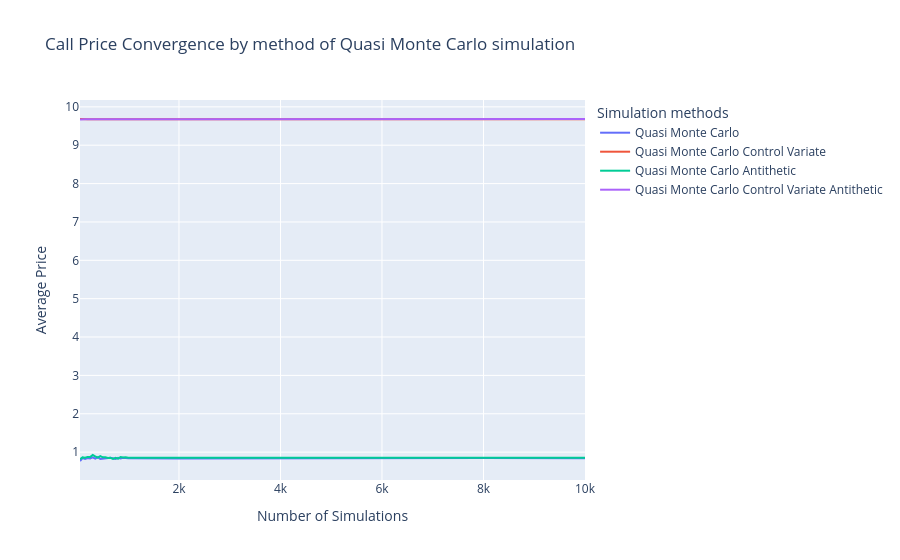

Notebook source saved alongside this figure:
### Code cell
fig = go.Figure()

# Courbe 1 : Moyenne
fig.add_trace(go.Scatter(
    x=df_call_quasi_mc.index,
    y=df_call_quasi_mc["mean"],
    mode='lines',
    name='Quasi Monte Carlo'
))

fig.add_trace(go.Scatter(
    x=df_call_quasi_mc_cv.index,
    y=df_call_quasi_mc_cv["mean"],
    mode='lines',
    name='Quasi Monte Carlo Control Variate'
))

fig.add_trace(go.Scatter(
    x=df_call_quasi_mc_an.index,
    y=df_call_quasi_mc_an["mean"],
    mode='lines',
    name='Quasi Monte Carlo Antithetic'
))

fig.add_trace(go.Scatter(
    x=df_call_quasi_mc_an_cv.index,
    y=df_call_quasi_mc_an_cv["mean"],
    mode='lines',
    name='Quasi Monte Carlo Control Variate Antithetic'
))

fig.update_layout(
    title="Call Price Convergence by method of Quasi Monte Carlo simulation",
    xaxis_title="Number of Simulations",
    yaxis_title="Average Price",
    legend_title="Simulation methods"
)

fig.show()

### Figure 1 — Plotly figure (JSON) as saved in the notebook; plotly's stock layout.template omitted (floating-point values rounded to 4 significant figures)
{"data": [{"mode": "lines", "name": "Quasi Monte Carlo", "type": "scatter", "x": [50, 100, 150, 200, 250, 300, 350, 400, 450, 500, 550, 600, 650, 700, 750, 800, 850, 900, 950, 1000, 2000, 4000, 6000, 8000, 10000], "y": [0.7687, 0.8459, 0.8207, 0.8458, 0.8378, 0.8661, 0.8303, 0.8664, 0.8236, 0.8316, 0.8488, 0.8488, 0.8503, 0.8421, 0.8229, 0.8491, 0.8351, 0.8514, 0.8438, 0.8373, 0.8314, 0.8435, 0.8459, 0.8488, 0.8429]}, {"mode": "lines", "name": "Quasi Monte Carlo Control Variate", "type": "scatter", "x": [50, 100, 150, 200, 250, 300, 350, 400, 450, 500, 550, 600, 650, 700, 750, 800, 850, 900, 950, 1000, 2000, 4000, 6000, 8000, 10000], "y": [9.682, 9.676, 9.679, 9.676, 9.677, 9.678, 9.68, 9.679, 9.673, 9.677, 9.679, 9.68, 9.677, 9.678, 9.679, 9.68, 9.681, 9.681, 9.679, 9.68, 9.679, 9.679, 9.68, 9.68, 9.679]}, {"mode": "lines", "name": "Quasi Monte Carlo Antithetic", "type": "scatter", "x": [50, 100, 150, 200, 250, 300, 350, 400, 450, 500, 550, 600, 650, 700, 750, 800, 850, 900, 950, 1000, 2000, 4000, 6000, 8000, 10000], "y": [0.8166, 0.8625, 0.8532, 0.8754, 0.8717, 0.9281, 0.8872, 0.8571, 0.8969, 0.8637, 0.8641, 0.847, 0.8521, 0.8255, 0.8521, 0.8296, 0.8722, 0.858, 0.8666, 0.8564, 0.8551, 0.8519, 0.8519, 0.8504, 0.8534]}, {"mode": "lines", "name": "Quasi Monte Carlo Control Variate Antithetic", "type": "scatter", "x": [50, 100, 150, 200, 250, 300, 350, 400, 450, 500, 550, 600, 650, 700, 750, 800, 850, 900, 950, 1000, 2000, 4000, 6000, 8000, 10000], "y": [9.668, 9.683, 9.679, 9.675, 9.676, 9.677, 9.683, 9.673, 9.68, 9.675, 9.679, 9.676, 9.681, 9.678, 9.677, 9.683, 9.679, 9.676, 9.677, 9.677, 9.68, 9.679, 9.679, 9.679, 9.681]}], "layout": {"legend": {"title": {"text": "Simulation methods"}}, "title": {"text": "Call Price Convergence by method of Quasi Monte Carlo simulation"}, "xaxis": {"title": {"text": "Number of Simulations"}}, "yaxis": {"title": {"text": "Average Price"}}}}
